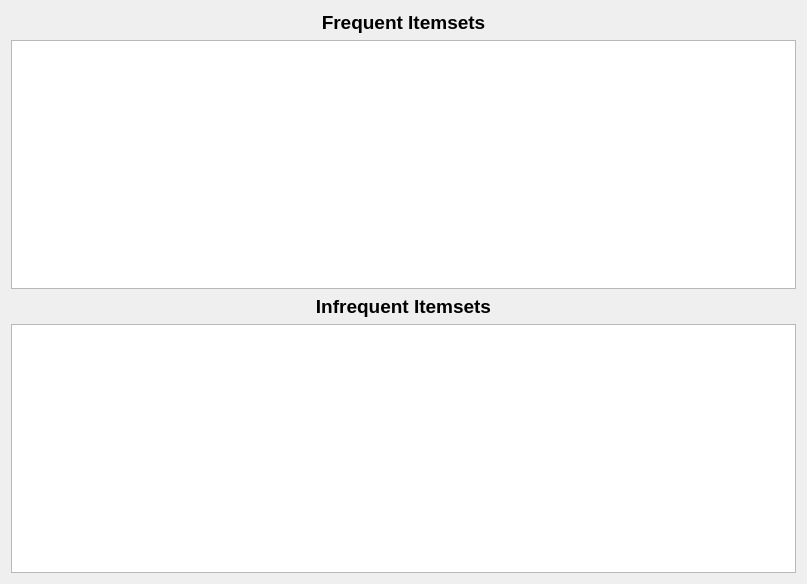
<?xml version="1.0" encoding="UTF-8"?>
<ui version="4.0">
 <class>ItemsetDialog</class>
 <widget class="QDialog" name="ItemsetDialog">
  <property name="geometry">
   <rect>
    <x>0</x>
    <y>0</y>
    <width>807</width>
    <height>584</height>
   </rect>
  </property>
  <property name="windowTitle">
   <string>Dialog</string>
  </property>
  <layout class="QGridLayout" name="gridLayout">
   <item row="0" column="0">
    <layout class="QVBoxLayout" name="verticalLayout">
     <item>
      <widget class="QLabel" name="label">
       <property name="font">
        <font>
         <pointsize>14</pointsize>
         <weight>75</weight>
         <bold>true</bold>
        </font>
       </property>
       <property name="text">
        <string>Frequent Itemsets</string>
       </property>
       <property name="alignment">
        <set>Qt::AlignCenter</set>
       </property>
      </widget>
     </item>
     <item>
      <widget class="QTreeView" name="treeView"/>
     </item>
    </layout>
   </item>
   <item row="1" column="0">
    <layout class="QVBoxLayout" name="verticalLayout_2">
     <item>
      <widget class="QLabel" name="label_2">
       <property name="font">
        <font>
         <pointsize>14</pointsize>
         <weight>75</weight>
         <bold>true</bold>
        </font>
       </property>
       <property name="text">
        <string>Infrequent Itemsets</string>
       </property>
       <property name="alignment">
        <set>Qt::AlignCenter</set>
       </property>
      </widget>
     </item>
     <item>
      <widget class="QTreeView" name="treeView_2"/>
     </item>
    </layout>
   </item>
  </layout>
 </widget>
 <resources/>
 <connections/>
</ui>
